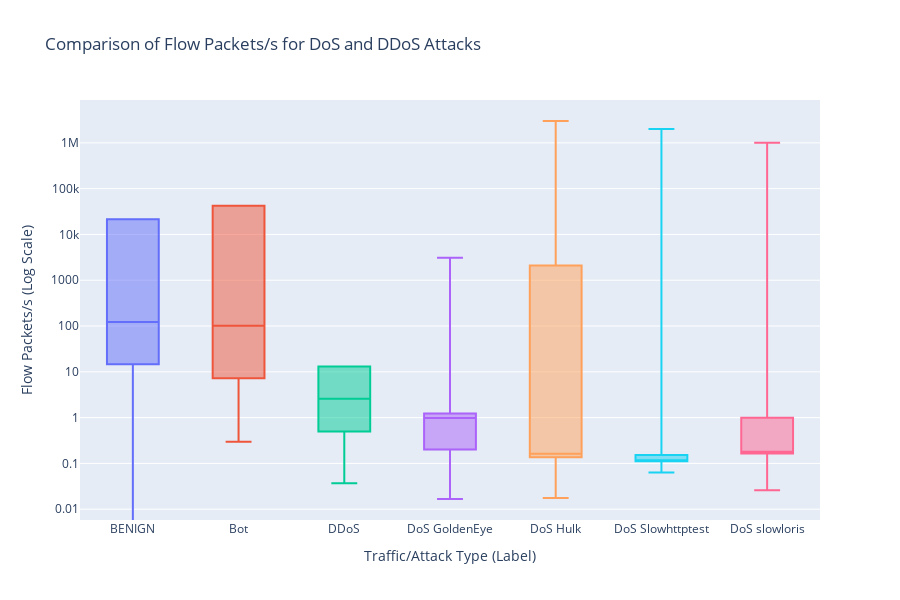

Notebook code cell kept with this figure:
### Code cell
output_path = 'saved_plots/box_flow_packets_dos.csv'
packets_stats_df = pd.read_csv(output_path, index_col='Label')

fig = go.Figure()
for index, row in packets_stats_df.iterrows():
    fig.add_trace(go.Box(
        x=[row.name],
        name=row.name,
        q1=[row['q1']],
        median=[row['median']],
        q3=[row['q3']],
        lowerfence=[row['min']],
        upperfence=[row['max']],
        boxpoints=False
    ))

fig.update_layout(
    title_text="Comparison of Flow Packets/s for DoS and DDoS Attacks",
    xaxis_title="Traffic/Attack Type (Label)",
    yaxis_title="Flow Packets/s (Log Scale)",
    yaxis_type="log",
    height=600,
    showlegend=False
)

fig.show()

### Figure 1 — Plotly figure (JSON) as saved in the notebook; plotly's stock layout.template omitted (floating-point values rounded to 4 significant figures)
{"data": [{"boxpoints": false, "lowerfence": [-2000000], "median": [122.8], "name": "BENIGN", "q1": [14.6], "q3": [21390.0], "type": "box", "upperfence": [null], "x": ["BENIGN"]}, {"boxpoints": false, "lowerfence": [0.299], "median": [101.8], "name": "Bot", "q1": [7.223], "q3": [42330.0], "type": "box", "upperfence": [null], "x": ["Bot"]}, {"boxpoints": false, "lowerfence": [0.03687], "median": [2.591], "name": "DDoS", "q1": [0.4954], "q3": [13.03], "type": "box", "upperfence": [null], "x": ["DDoS"]}, {"boxpoints": false, "lowerfence": [0.01672], "median": [0.981], "name": "DoS GoldenEye", "q1": [0.2001], "q3": [1.233], "type": "box", "upperfence": [3082.0], "x": ["DoS GoldenEye"]}, {"boxpoints": false, "lowerfence": [0.01749], "median": [0.1627], "name": "DoS Hulk", "q1": [0.137], "q3": [2110.0], "type": "box", "upperfence": [3000000], "x": ["DoS Hulk"]}, {"boxpoints": false, "lowerfence": [0.06364], "median": [0.1109], "name": "DoS Slowhttptest", "q1": [0.1109], "q3": [0.1528], "type": "box", "upperfence": [2000000], "x": ["DoS Slowhttptest"]}, {"boxpoints": false, "lowerfence": [0.02589], "median": [0.1799], "name": "DoS slowloris", "q1": [0.1655], "q3": [0.9992], "type": "box", "upperfence": [1000000], "x": ["DoS slowloris"]}], "layout": {"height": 600, "showlegend": false, "title": {"text": "Comparison of Flow Packets/s for DoS and DDoS Attacks"}, "xaxis": {"title": {"text": "Traffic/Attack Type (Label)"}}, "yaxis": {"title": {"text": "Flow Packets/s (Log Scale)"}, "type": "log"}}}
